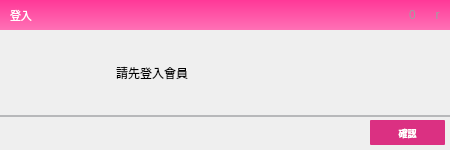
<?xml version="1.0" encoding="UTF-8"?>
<ui version="4.0">
 <class>Msg</class>
 <widget class="QWidget" name="Msg">
  <property name="geometry">
   <rect>
    <x>0</x>
    <y>0</y>
    <width>450</width>
    <height>150</height>
   </rect>
  </property>
  <property name="windowTitle">
   <string>消息提示</string>
  </property>
  <property name="styleSheet">
   <string notr="true">QWidget#widgetTitle {
	background-color: qlineargradient(spread:pad, x1:0, y1:0, x2:0, y2:1, stop:0 rgba(255, 56, 152, 255), stop:1 rgba(255, 113, 181, 255));
}
QWidget#widgetContent {
	
}
QWidget#widgetBottom {
	border-top-style: solid;
	border-top-width: 2px;
	border-top-color: rgba(60, 65, 70, 80);
}

QLabel#lbl_title {
	color: rgb(255, 255, 255);
}
QLabel#lbl_content {
	padding: 5px;
	color: rgb(0, 0, 0);
}
QPushButton {
	border: none;
	background: transparent;
}
QPushButton#btn_close {
	font-family: &quot;webdings&quot;;
	color: rgb(160, 160, 160);
}
QPushButton#btn_close:hover {
	background-color: rgba(212, 64, 39, 0);
	color: rgb(255, 255, 255);
}
QPushButton#btn_minimized {
	font-family: &quot;webdings&quot;;
	color: rgb(160, 160, 160);
}
QPushButton#btn_minimized:hover {
	background-color: rgba(212, 64, 39, 0);
	color: rgb(255, 255, 255);
}
QPushButton#btn_confirm {
	color: rgb(255, 255, 255);
	border-radius: 1px;
	border: solid 3px rgb(255, 255, 255);
	font-weight: bold;
	
	background-color: rgb(219, 48, 130);
}
QPushButton#btn_confirm:hover {
	color: rgb(255, 255, 255);
	font-weight: bold;
	
}</string>
  </property>
  <layout class="QVBoxLayout" name="verticalLayout" stretch="0,10,0">
   <property name="spacing">
    <number>0</number>
   </property>
   <property name="leftMargin">
    <number>0</number>
   </property>
   <property name="topMargin">
    <number>0</number>
   </property>
   <property name="rightMargin">
    <number>0</number>
   </property>
   <property name="bottomMargin">
    <number>0</number>
   </property>
   <item>
    <widget class="QWidget" name="widgetTitle" native="true">
     <property name="minimumSize">
      <size>
       <width>0</width>
       <height>30</height>
      </size>
     </property>
     <layout class="QHBoxLayout" name="horizontalLayout_3">
      <property name="spacing">
       <number>0</number>
      </property>
      <property name="leftMargin">
       <number>10</number>
      </property>
      <property name="topMargin">
       <number>0</number>
      </property>
      <property name="rightMargin">
       <number>0</number>
      </property>
      <property name="bottomMargin">
       <number>0</number>
      </property>
      <item>
       <widget class="QLabel" name="lbl_title">
        <property name="minimumSize">
         <size>
          <width>0</width>
          <height>20</height>
         </size>
        </property>
        <property name="font">
         <font>
          <family>Microsoft JhengHei</family>
          <pointsize>8</pointsize>
         </font>
        </property>
        <property name="text">
         <string>登入</string>
        </property>
       </widget>
      </item>
      <item>
       <spacer name="horizontalSpacer">
        <property name="orientation">
         <enum>Qt::Horizontal</enum>
        </property>
        <property name="sizeHint" stdset="0">
         <size>
          <width>40</width>
          <height>20</height>
         </size>
        </property>
       </spacer>
      </item>
      <item>
       <widget class="QPushButton" name="btn_minimized">
        <property name="minimumSize">
         <size>
          <width>25</width>
          <height>25</height>
         </size>
        </property>
        <property name="maximumSize">
         <size>
          <width>25</width>
          <height>25</height>
         </size>
        </property>
        <property name="text">
         <string>0</string>
        </property>
       </widget>
      </item>
      <item>
       <widget class="QPushButton" name="btn_close">
        <property name="minimumSize">
         <size>
          <width>25</width>
          <height>25</height>
         </size>
        </property>
        <property name="maximumSize">
         <size>
          <width>25</width>
          <height>25</height>
         </size>
        </property>
        <property name="text">
         <string>r</string>
        </property>
       </widget>
      </item>
     </layout>
    </widget>
   </item>
   <item>
    <widget class="QWidget" name="widgetContent" native="true">
     <layout class="QHBoxLayout" stretch="1,15,1,60,1">
      <item>
       <spacer name="horizontalSpacer_3">
        <property name="orientation">
         <enum>Qt::Horizontal</enum>
        </property>
        <property name="sizeHint" stdset="0">
         <size>
          <width>40</width>
          <height>20</height>
         </size>
        </property>
       </spacer>
      </item>
      <item>
       <widget class="QLabel" name="lbl_icon">
        <property name="text">
         <string/>
        </property>
       </widget>
      </item>
      <item>
       <spacer name="horizontalSpacer_4">
        <property name="orientation">
         <enum>Qt::Horizontal</enum>
        </property>
        <property name="sizeHint" stdset="0">
         <size>
          <width>40</width>
          <height>20</height>
         </size>
        </property>
       </spacer>
      </item>
      <item>
       <widget class="QLabel" name="lbl_content">
        <property name="font">
         <font>
          <family>Microsoft JhengHei</family>
         </font>
        </property>
        <property name="text">
         <string>請先登入會員</string>
        </property>
        <property name="wordWrap">
         <bool>true</bool>
        </property>
        <property name="margin">
         <number>0</number>
        </property>
       </widget>
      </item>
      <item>
       <spacer name="horizontalSpacer_5">
        <property name="orientation">
         <enum>Qt::Horizontal</enum>
        </property>
        <property name="sizeHint" stdset="0">
         <size>
          <width>40</width>
          <height>20</height>
         </size>
        </property>
       </spacer>
      </item>
     </layout>
    </widget>
   </item>
   <item>
    <widget class="QWidget" name="widgetBottom" native="true">
     <layout class="QHBoxLayout" name="horizontalLayout" stretch="0,0">
      <property name="spacing">
       <number>0</number>
      </property>
      <property name="leftMargin">
       <number>0</number>
      </property>
      <property name="topMargin">
       <number>5</number>
      </property>
      <property name="rightMargin">
       <number>5</number>
      </property>
      <property name="bottomMargin">
       <number>5</number>
      </property>
      <item>
       <spacer name="horizontalSpacer_2">
        <property name="orientation">
         <enum>Qt::Horizontal</enum>
        </property>
        <property name="sizeHint" stdset="0">
         <size>
          <width>170</width>
          <height>20</height>
         </size>
        </property>
       </spacer>
      </item>
      <item>
       <widget class="QPushButton" name="btn_confirm">
        <property name="minimumSize">
         <size>
          <width>75</width>
          <height>25</height>
         </size>
        </property>
        <property name="font">
         <font>
          <family>Microsoft JhengHei</family>
          <pointsize>7</pointsize>
          <weight>75</weight>
          <bold>true</bold>
         </font>
        </property>
        <property name="cursor">
         <cursorShape>PointingHandCursor</cursorShape>
        </property>
        <property name="text">
         <string>確認</string>
        </property>
       </widget>
      </item>
     </layout>
    </widget>
   </item>
  </layout>
 </widget>
 <resources/>
 <connections/>
</ui>
